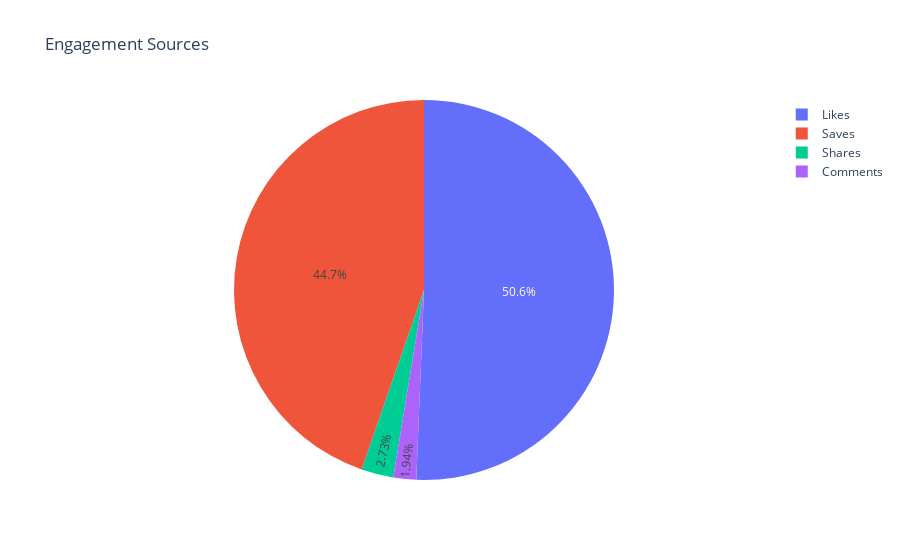

The notebook cell this image was saved under:
### Code cell
df_pie = df[['Likes', 'Saves', 'Shares', 'Comments']]
df_pie.head()
summary = df_pie.sum()
fig = go.Figure(data = [go.Pie(labels = summary.index, values = summary.values)])

# Customize layout
fig.update_layout(
    title='Engagement Sources',
    showlegend=True,
)

# Show plot
pio.show(fig)

### Figure 1 — Plotly figure (JSON) as saved in the notebook; plotly's stock layout.template omitted (floating-point values rounded to 4 significant figures)
{"data": [{"labels": ["Likes", "Saves", "Shares", "Comments"], "type": "pie", "values": [20680, 18244, 1114, 793]}], "layout": {"showlegend": true, "title": {"text": "Engagement Sources"}}}
